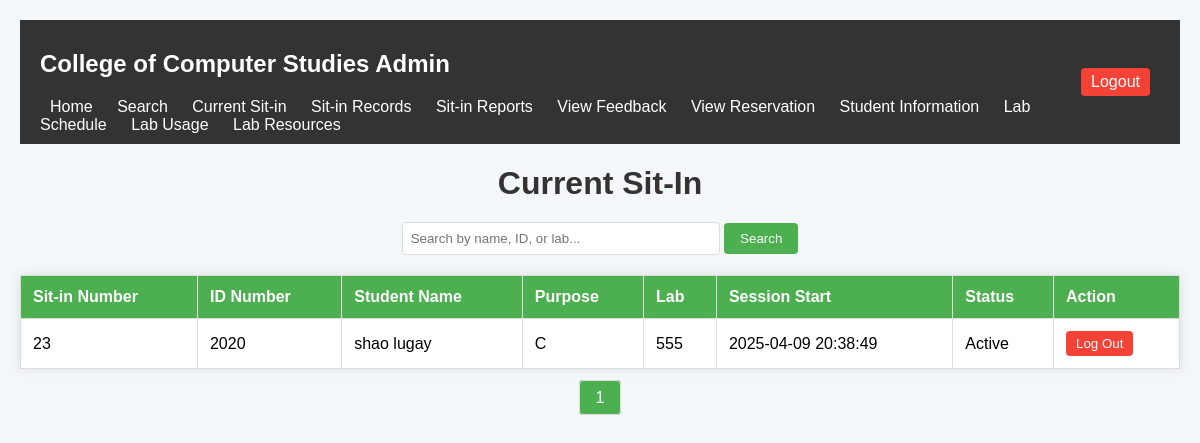
/view_current_sitin.php (signed in), run on the app's committed database.
### tables this page shows
CREATE TABLE `sit_in_history` (
  `id` int(11) NOT NULL,
  `user_id` varchar(50) NOT NULL,
  `purpose` varchar(255) NOT NULL,
  `lab` varchar(255) NOT NULL,
  `session_start` datetime NOT NULL,
  `session_end` datetime DEFAULT NULL,
  `date_time` datetime DEFAULT NULL,
  `status` enum('pending','accepted','declined') DEFAULT 'pending'
);

CREATE TABLE `users` (
  `id` int(11) NOT NULL,
  `username` varchar(50) NOT NULL,
  `password_hash` varchar(255) NOT NULL,
  `idno` varchar(50) NOT NULL,
  `lastname` varchar(50) NOT NULL,
  `firstname` varchar(50) NOT NULL,
  `middlename` varchar(50) DEFAULT NULL,
  `course` varchar(10) NOT NULL,
  `year` int(11) NOT NULL,
  `email` varchar(100) NOT NULL,
  `role` enum('admin','staff','student') NOT NULL,
  `sessions_remaining` int(11) DEFAULT 30,
  `total_points` int(11) NOT NULL DEFAULT 0
);

### view_current_sitin.php (the view, shortened to what this page needs)
<?php
include 'db_connect.php';
$page = isset($_GET['page']) ? (int)$_GET['page'] : 1;
$per_page = 10;
$offset = ($page - 1) * $per_page;
$search = isset($_GET['search']) ? $_GET['search'] : '';
$sql = "SELECT sit_in_history.*, users.firstname, users.lastname
        FROM sit_in_history
        JOIN users ON sit_in_history.user_id = users.idno
        WHERE session_end IS NULL
        AND (users.firstname LIKE ? OR users.lastname LIKE ? OR sit_in_history.user_id LIKE ? OR sit_in_history.lab LIKE ?)
        ORDER BY session_start DESC
        LIMIT ? OFFSET ?";
$stmt = $conn->prepare($sql);
$search_term = "%$search%";
$stmt->bind_param("ssssii", $search_term, $search_term, $search_term, $search_term, $per_page, $offset);
$stmt->execute();
$result = $stmt->get_result();
$sql_total = "SELECT COUNT(*) as total
              FROM sit_in_history
              JOIN users ON sit_in_history.user_id = users.idno
              WHERE session_end IS NULL
              AND (users.firstname LIKE ? OR users.lastname LIKE ? OR sit_in_history.user_id LIKE ? OR sit_in_history.lab LIKE ?)";
$stmt_total = $conn->prepare($sql_total);
$stmt_total->bind_param("ssss", $search_term, $search_term, $search_term, $search_term);
$stmt_total->execute();
$total_result = $stmt_total->get_result();
$total_row = $total_result->fetch_assoc();
$total_sitins = $total_row['total'];
$total_pages = ceil($total_sitins / $per_page);
?>
<!DOCTYPE html>
<html lang="en">
<head>
</head>
<body>
<div class="header">
    <div>
        <h2> College of Computer Studies Admin</h2>
        <a href="admin_home.php">Home</a>
        <a href="search_student.php">Search</a>
        <a href="view_current_sitin.php">Current Sit-in</a>
        <a href="view_sitin.php">Sit-in Records</a>
        <a href="sitin_reports.php">Sit-in Reports</a>
        <a href="view_feedback.php">View Feedback</a>
        <a href="view_reservation.php">View Reservation</a>
        <a href="student_management.php">Student Information</a>
        <a href="lab_schedule.php">Lab Schedule</a>
        <a href="lab_usage.php">Lab Usage</a>
        <a href="lab_resources.php">Lab Resources</a>
    </div>
    <a href="logout.php" class="logout-btn">Logout</a>
</div>
    <h1>Current Sit-In</h1>
    <div class="search-bar">
        <form method="GET" action="">
            <input type="text" name="search" placeholder="Search by name, ID, or lab..." value="<?= htmlspecialchars($search) ?>">
            <button type="submit">Search</button>
        </form>
    </div>
    <table>
        <thead>
            <tr>
                <th>Sit-in Number</th>
                <th>ID Number</th>
                <th>Student Name</th>
                <th>Purpose</th>
                <th>Lab</th>
                <th>Session Start</th>
                <th>Status</th>
                <th>Action</th>
            </tr>
        </thead>
        <tbody>
            <?php if ($result->num_rows > 0): ?>
                <?php while ($row = $result->fetch_assoc()): ?>
                    <tr>
                        <td><?= htmlspecialchars($row['id']) ?></td>
                        <td><?= htmlspecialchars($row['user_id']) ?></td>
                        <td><?= htmlspecialchars($row['firstname'] . ' ' . $row['lastname']) ?></td>
                        <td><?= htmlspecialchars($row['purpose']) ?></td>
                        <td><?= htmlspecialchars($row['lab']) ?></td>
                        <td><?= htmlspecialchars($row['session_start']) ?></td>
                        <td><?= $row['session_end'] ? 'Ended' : 'Active' ?></td>
                        <td>
                            <?php if (!$row['session_end']): ?>
                                <form method="POST" action="end_sitin.php" style="display: inline;">
                                    <button type="submit" class="logout-btn" onclick="return confirm('Are you sure you want to log out this student?');">Log Out</button>
                                </form>
                            <?php endif; ?>
                        </td>
                    </tr>
                <?php endwhile; ?>
            <?php else: ?>
                <tr>
                    <td colspan="8" class="no-records">No active sit-in records found.</td>
                </tr>
            <?php endif; ?>
        </tbody>
    </table>
    <div class="pagination">
        <?php for ($i = 1; $i <= $total_pages; $i++): ?>
            <?php if ($i == $page): ?>
                <span><?= $i ?></span>
            <?php else: ?>
                <a href="?page=<?= $i ?>&search=<?= urlencode($search) ?>"><?= $i ?></a>
            <?php endif; ?>
        <?php endfor; ?>
    </div>
</body>
</html>

### view_current_sitin.php (style rules this page uses)
body { font-family: Arial, sans-serif; margin: 0; padding: 20px; background-color: #f4f7f9; }
h1 { text-align: center; margin-bottom: 20px; color: #333; }
.search-bar { margin-bottom: 20px; text-align: center; }
.search-bar input[type="text"] { padding: 8px; width: 300px; border: 1px solid #ddd; border-radius: 4px; }
.search-bar button { padding: 8px 16px; border: none; background-color: #4CAF50; color: white; border-radius: 4px; cursor: pointer; }
table { width: 100%; border-collapse: collapse; margin-top: 20px; background-color: white; box-shadow: 0 0 10px rgba(0, 0, 0, 0.1); }
th, td { padding: 12px; border: 1px solid #ddd; text-align: left; }
th { background-color: #4CAF50; color: white; }
.logout-btn { background-color: #f44336; color: white; border: none; padding: 5px 10px; border-radius: 4px; cursor: pointer; }
.pagination { text-align: center; margin-top: 20px; }
.pagination a, .pagination span { padding: 8px 16px; margin: 0 4px; border: 1px solid #ddd; border-radius: 4px; text-decoration: none; color: #4CAF50; }
.pagination span { background-color: #4CAF50; color: white; }
.header { background-color: #333; color: white; padding: 10px 20px; display: flex; justify-content: space-between; align-items: center; margin-bottom: 20px; }
.header a { color: white; text-decoration: none; margin: 0 10px; }

### data on the page
sit_in_history: id "23", user "2020", users.firstname+lastname "shao lugay", purpose "C", lab "555", session_start "2025-04-09 20:38:49", shows "Active"
